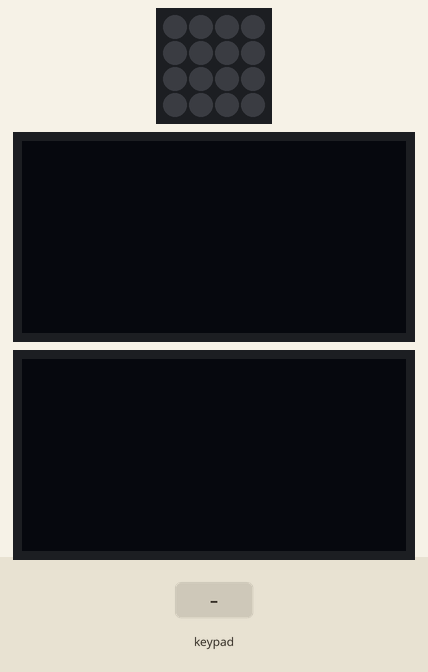
Simulated run of this program. Board: Raspberry Pi Pico running MicroPython. Parts: 4×4 RGB LED matrix, 2 × 128×64 one-colour display. Inputs (shaded band) come from the test bench. Library files of the repository ran but are not shown: ssd1306.py; what the program prints to the serial console is not drawn. At 2.8 s the program stops and its outputs stay as they are.

Above: at 1.2 s.
1.3 s: key '0' pressed
At 2.5 s:
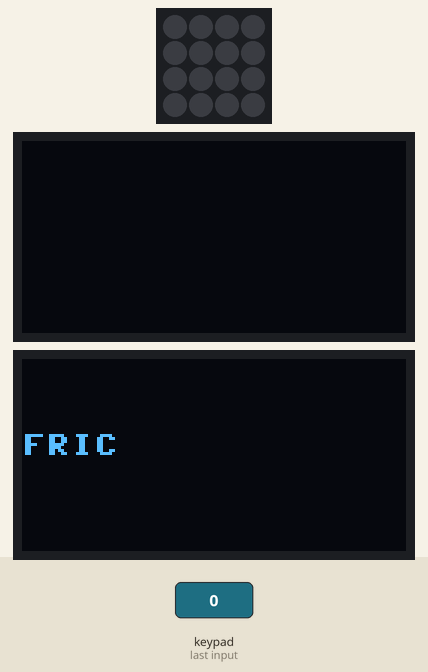
2.8 s: keypad keys 1 2 pressed 0.4 s apart
At 3.8 s:
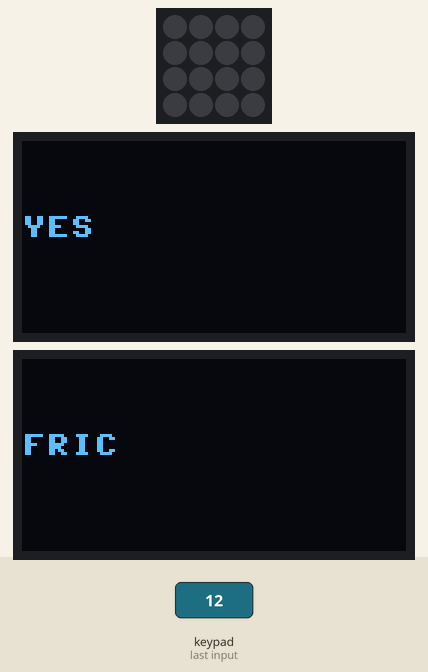
Timing chart, 0 to 4.3 s (numbered marks = the images above; inputs shaded):
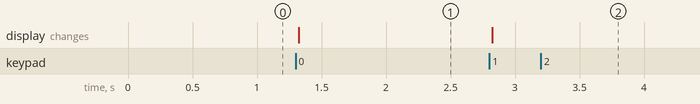

Measured:
- after the input at 1.3 s, the display: changes at once (image 1)
- after the input at 2.8 s, the display: changes at once (image 2)

The program:

buttons.py
```python
import picokeypad as keypad
from machine import Pin, I2C
from ssd1306 import SSD1306_I2C
import time

last_button_states = 0

keypad.init()

out = 0

i2c=machine.I2C(0,sda=machine.Pin(4), scl=machine.Pin(5), freq=400000)
oled2 = SSD1306_I2C(128, 64, i2c)

disp1 = I2C(1,sda=Pin(26), scl=Pin(27), freq=400000)
oled = SSD1306_I2C(128, 64, disp1)


out = 0
last_button_states = 0

while True:
    keypressed = keypad.get_button_states()
    if out == 1:
        break
    if last_button_states != keypressed:
        last_button_states = keypressed
        if keypressed > 0:
            print(keypressed)
            out = 1

oled.fill(0)
oled.text("FRIC", 0, 25)
oled.show()

time.sleep(0.2)

out = 0
last_button_states = 0

while True:
    keypressed = keypad.get_button_states()
    if out == 1:
        break
    if last_button_states != keypressed:
        last_button_states = keypressed
        if keypressed > 0:
            print(keypressed)
            out = 1

oled2.fill(0)
oled2.text("YES", 0, 25)
oled2.show()
```
